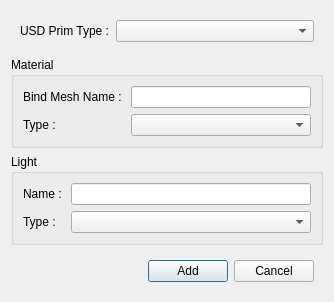
<?xml version="1.0" encoding="UTF-8"?>
<ui version="4.0">
 <class>OmniversePresetAddNewTypeDialog</class>
 <widget class="QDialog" name="OmniversePresetAddNewTypeDialog">
  <property name="geometry">
   <rect>
    <x>0</x>
    <y>0</y>
    <width>334</width>
    <height>297</height>
   </rect>
  </property>
  <property name="windowTitle">
   <string/>
  </property>
  <layout class="QGridLayout" name="gridLayout">
   <item row="5" column="0">
    <widget class="QWidget" name="widget_4" native="true">
     <property name="sizePolicy">
      <sizepolicy hsizetype="Preferred" vsizetype="Fixed">
       <horstretch>0</horstretch>
       <verstretch>0</verstretch>
      </sizepolicy>
     </property>
     <layout class="QHBoxLayout" name="horizontalLayout_2">
      <item>
       <spacer name="horizontalSpacer">
        <property name="orientation">
         <enum>Qt::Horizontal</enum>
        </property>
        <property name="sizeHint" stdset="0">
         <size>
          <width>40</width>
          <height>20</height>
         </size>
        </property>
       </spacer>
      </item>
      <item>
       <widget class="QPushButton" name="m_btnAdd">
        <property name="text">
         <string>Add</string>
        </property>
       </widget>
      </item>
      <item>
       <widget class="QPushButton" name="m_btnCancel">
        <property name="text">
         <string>Cancel</string>
        </property>
       </widget>
      </item>
     </layout>
    </widget>
   </item>
   <item row="0" column="0">
    <widget class="QWidget" name="widget_2" native="true">
     <layout class="QGridLayout" name="gridLayout_2">
      <item row="0" column="1">
       <widget class="QComboBox" name="m_cboUsdPrimType"/>
      </item>
      <item row="0" column="0">
       <widget class="QLabel" name="label">
        <property name="sizePolicy">
         <sizepolicy hsizetype="Fixed" vsizetype="Preferred">
          <horstretch>0</horstretch>
          <verstretch>0</verstretch>
         </sizepolicy>
        </property>
        <property name="text">
         <string>USD Prim Type :</string>
        </property>
       </widget>
      </item>
     </layout>
    </widget>
   </item>
   <item row="4" column="0">
    <spacer name="verticalSpacer">
     <property name="orientation">
      <enum>Qt::Vertical</enum>
     </property>
     <property name="sizeHint" stdset="0">
      <size>
       <width>20</width>
       <height>40</height>
      </size>
     </property>
    </spacer>
   </item>
   <item row="2" column="0">
    <widget class="QGroupBox" name="m_groupMaterial">
     <property name="title">
      <string>Material</string>
     </property>
     <layout class="QGridLayout" name="gridLayout_3">
      <item row="1" column="0">
       <widget class="QLabel" name="label_4">
        <property name="sizePolicy">
         <sizepolicy hsizetype="Fixed" vsizetype="Preferred">
          <horstretch>0</horstretch>
          <verstretch>0</verstretch>
         </sizepolicy>
        </property>
        <property name="text">
         <string>Type : </string>
        </property>
       </widget>
      </item>
      <item row="0" column="2">
       <widget class="QLineEdit" name="m_editBindMeshName"/>
      </item>
      <item row="0" column="0">
       <widget class="QLabel" name="label_2">
        <property name="text">
         <string>Bind Mesh Name : </string>
        </property>
       </widget>
      </item>
      <item row="1" column="2">
       <widget class="QComboBox" name="m_cboMaterialType"/>
      </item>
     </layout>
    </widget>
   </item>
   <item row="3" column="0">
    <widget class="QGroupBox" name="m_groupLight">
     <property name="title">
      <string>Light</string>
     </property>
     <layout class="QGridLayout" name="gridLayout_4">
      <item row="0" column="0">
       <widget class="QLabel" name="label_5">
        <property name="text">
         <string>Name : </string>
        </property>
       </widget>
      </item>
      <item row="1" column="2">
       <widget class="QComboBox" name="comboBox_2"/>
      </item>
      <item row="1" column="0">
       <widget class="QLabel" name="label_3">
        <property name="sizePolicy">
         <sizepolicy hsizetype="Fixed" vsizetype="Preferred">
          <horstretch>0</horstretch>
          <verstretch>0</verstretch>
         </sizepolicy>
        </property>
        <property name="text">
         <string>Type : </string>
        </property>
       </widget>
      </item>
      <item row="0" column="2">
       <widget class="QLineEdit" name="m_editLineName"/>
      </item>
     </layout>
    </widget>
   </item>
  </layout>
 </widget>
 <resources/>
 <connections/>
</ui>
